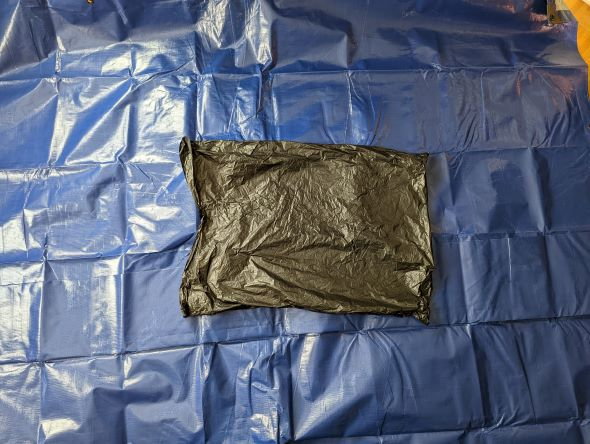
#> input picture square_small.jpg, 590 x 444 px
$ python Blue_Tut.py
#> lines starting #> are read from the running program, lines starting #| are printed output that depends on the picture; after the words box and inside, x2 and y2 are one past the last pixel; in counts of white or black regions, pixels touching at a corner belong together
import cv2
import numpy

# cam = cv2.VideoCapture(0)
cam = cv2.imread('square_small.jpg', cv2.IMREAD_UNCHANGED)
#> cam is the input picture: shape (444, 590, 3); mean B, G, R 124.5, 103.1, 93.2
kernel = numpy.ones((5, 5), numpy.uint8)

frame = cv2.imread('square_small.jpg', cv2.IMREAD_UNCHANGED)
rangomax = numpy.array([70,70,70])  # B, G, R
rangomin = numpy.array([0,0,0])
mask = cv2.inRange(frame, rangomin, rangomax)
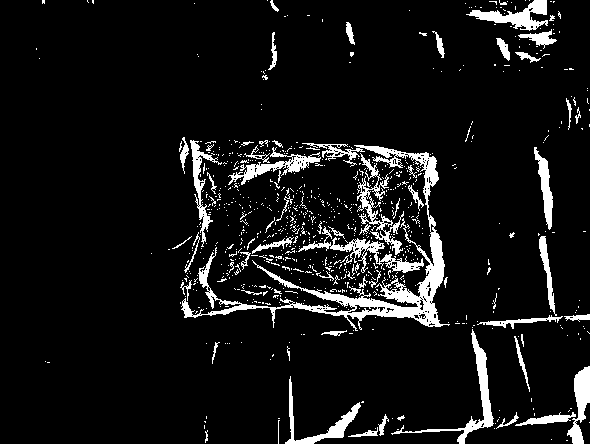
#> mask: shape (444, 590); 8.1% white; 811 white regions (742 under 20 px), largest, box (x1, y1, x2, y2) and area: (181, 143, 450, 331) 6043, (391, 329, 494, 444) 1210, (298, 226, 424, 273) 1132
# reduce the noise
opening = cv2.morphologyEx(mask, cv2.MORPH_OPEN, kernel)
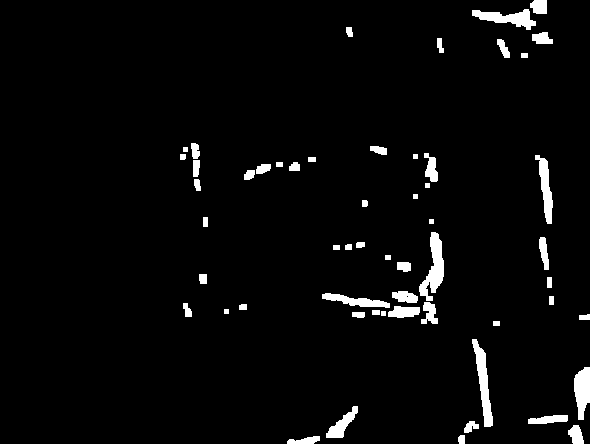
#> opening: shape (444, 590); 3.4% white; 56 white regions, largest, box (x1, y1, x2, y2) and area: (419, 232, 444, 301) 829, (472, 339, 493, 427) 758, (472, 9, 536, 30) 644

x, y, w, h = cv2.boundingRect(opening)
#> x = 180; y = 0; w = 410; h = 444

cv2.rectangle(frame, (x, y), (x + w, y + h), (0, 255, 0), 3)
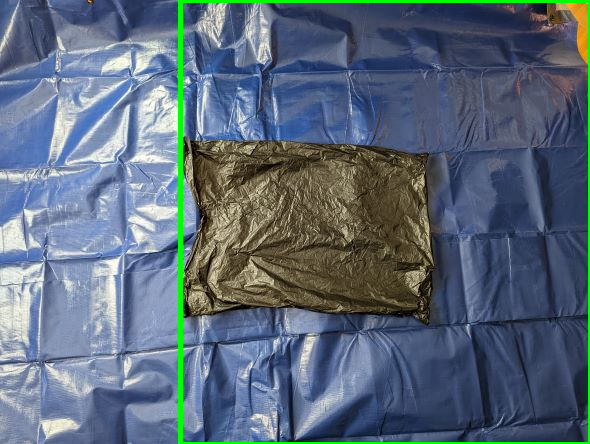
#> frame: shape (444, 590, 3); 1.96% of pixels changed, all inside (x1, y1, x2, y2) = (178, 0, 590, 444)
# cv2.circle(frame, (x + w / 2, y + h / 2), 5, (0, 0, 255), -1)

cv2.imshow('camera', frame)

k = cv2.waitKey(0)
#> (key Esc is pressed here)

$ run again, with DALL_E.png saved as square_small.jpg
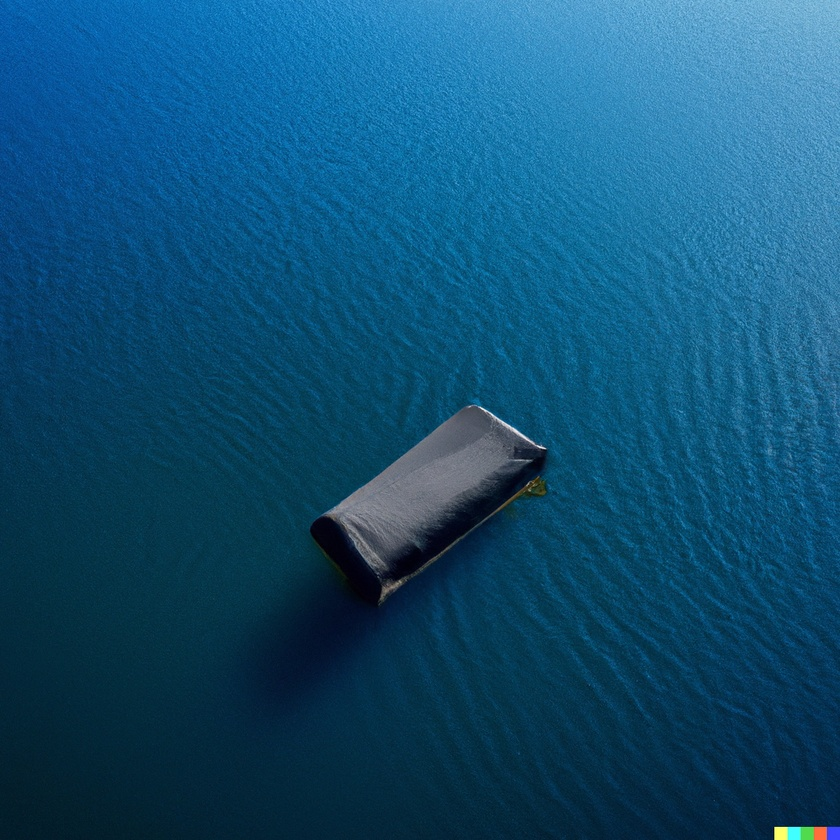
#> input picture DALL_E.png, 840 x 840 px, shrunk from 1024 x 1024 before the run
#> cam is the input picture: shape (840, 840, 3); mean B, G, R 114.7, 79, 16.6
#> `mask = cv2.inRange(frame, rangomin, rangomax)`:
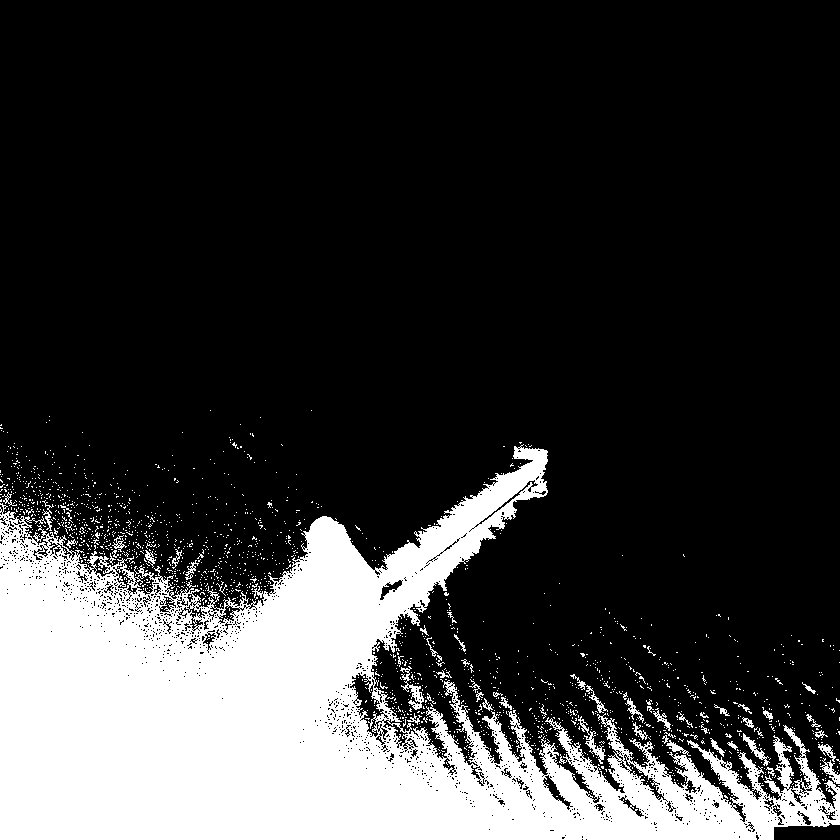
#> mask: shape (840, 840); 21.7% white; 1788 white regions (1732 under 20 px), largest, box (x1, y1, x2, y2) and area: (0, 444, 840, 840) 145852, (400, 666, 424, 710) 311, (578, 716, 606, 764) 275
#> opening: shape (840, 840); 18.2% white; 49 white regions (1 under 20 px), largest, box (x1, y1, x2, y2) and area: (0, 449, 778, 840) 124726, (780, 790, 824, 826) 1009, (0, 542, 14, 558) 164
#> x = 0; y = 449; w = 840; h = 391
#> `cv2.rectangle(frame, (x, y), (x + w, y + h), (0, 255, 0), 3)`:
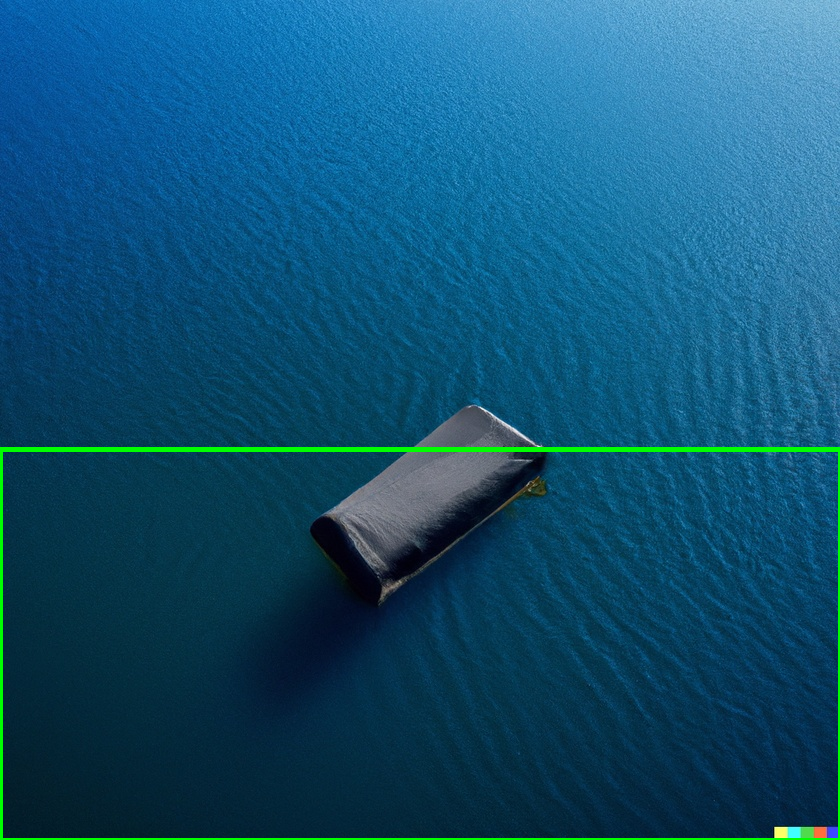
#> frame: shape (840, 840, 3); 1.11% of pixels changed, all inside (x1, y1, x2, y2) = (0, 447, 840, 840)
